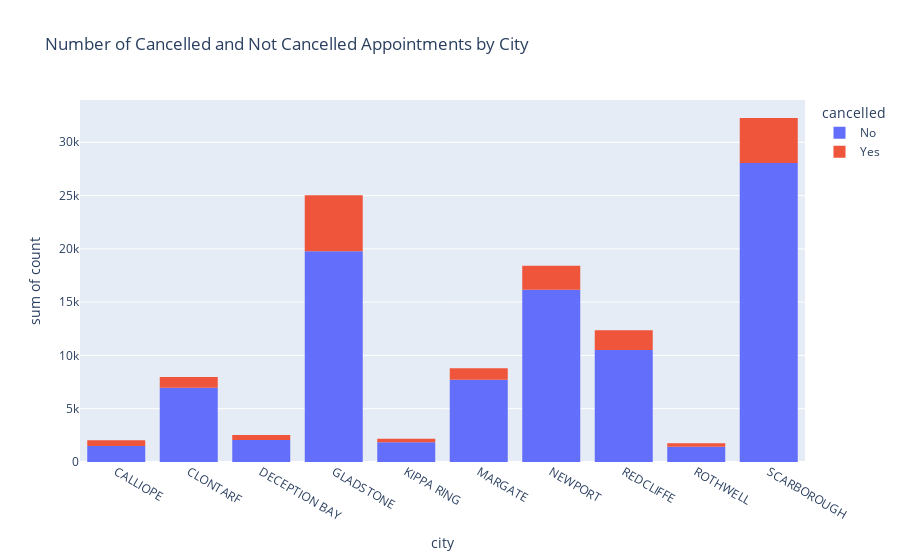

Write notebook code for a chart like this one.
### Code cell
final_df['city'] = final_df['city'].str.upper().str.strip()
top_10_cities = final_df['city'].value_counts().head(10).index
filtered_df = final_df[final_df['city'].isin(top_10_cities)]
demographics = filtered_df.groupby([filtered_df['city'], 'cancelled']).size().reset_index(name='count')
fig = px.histogram(demographics, x="city", y="count", color='cancelled', title='Number of Cancelled and Not Cancelled Appointments by City')
fig.show()

### Figure 1 — Plotly figure (JSON) as saved in the notebook; plotly's stock layout.template omitted (floating-point values rounded to 4 significant figures)
{"data": [{"alignmentgroup": "True", "bingroup": "x", "histfunc": "sum", "hovertemplate": "cancelled=No<br>city=%{x}<br>sum of count=%{y}<extra></extra>", "legendgroup": "No", "marker": {"color": "#636efa", "pattern": {"shape": ""}}, "name": "No", "offsetgroup": "No", "orientation": "v", "showlegend": true, "type": "histogram", "x": ["CALLIOPE", "CLONTARF", "DECEPTION BAY", "GLADSTONE", "KIPPA RING", "MARGATE", "NEWPORT", "REDCLIFFE", "ROTHWELL", "SCARBOROUGH"], "xaxis": "x", "y": [1500, 6978, 2066, 19771, 1853, 7718, 16156, 10509, 1440, 28046], "yaxis": "y"}, {"alignmentgroup": "True", "bingroup": "x", "histfunc": "sum", "hovertemplate": "cancelled=Yes<br>city=%{x}<br>sum of count=%{y}<extra></extra>", "legendgroup": "Yes", "marker": {"color": "#EF553B", "pattern": {"shape": ""}}, "name": "Yes", "offsetgroup": "Yes", "orientation": "v", "showlegend": true, "type": "histogram", "x": ["CALLIOPE", "CLONTARF", "DECEPTION BAY", "GLADSTONE", "KIPPA RING", "MARGATE", "NEWPORT", "REDCLIFFE", "ROTHWELL", "SCARBOROUGH"], "xaxis": "x", "y": [538, 1006, 457, 5271, 334, 1071, 2257, 1854, 329, 4224], "yaxis": "y"}], "layout": {"barmode": "relative", "legend": {"title": {"text": "cancelled"}, "tracegroupgap": 0}, "title": {"text": "Number of Cancelled and Not Cancelled Appointments by City"}, "xaxis": {"anchor": "y", "domain": [0, 1], "title": {"text": "city"}}, "yaxis": {"anchor": "x", "domain": [0, 1], "title": {"text": "sum of count"}}}}
